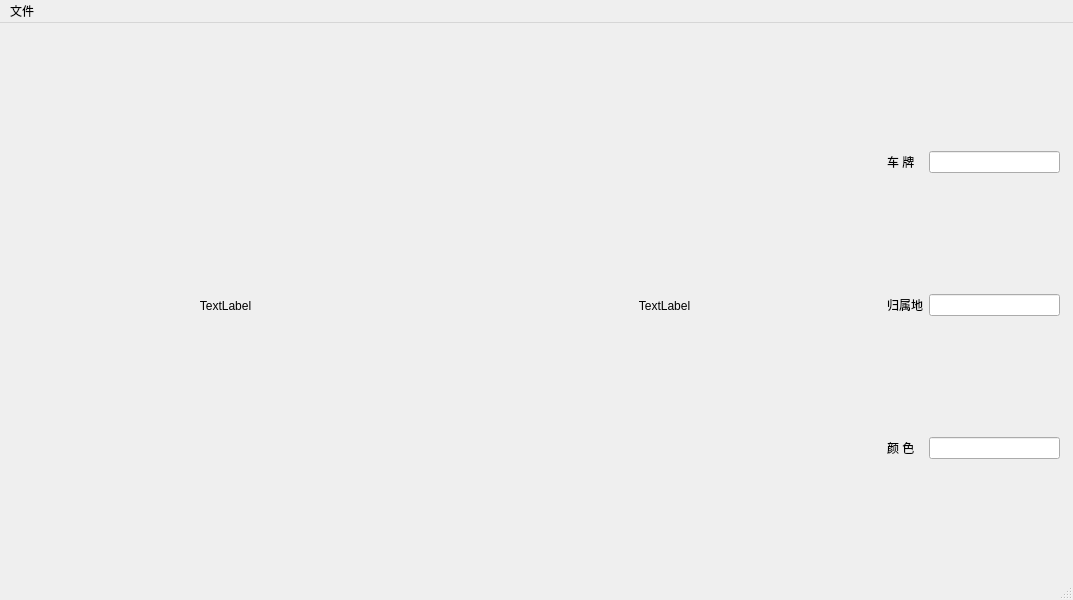
<?xml version="1.0" encoding="UTF-8"?>
<ui version="4.0">
 <class>MainWindow</class>
 <widget class="QMainWindow" name="MainWindow">
  <property name="geometry">
   <rect>
    <x>0</x>
    <y>0</y>
    <width>1073</width>
    <height>600</height>
   </rect>
  </property>
  <property name="windowTitle">
   <string>MainWindow</string>
  </property>
  <widget class="QWidget" name="centralwidget">
   <widget class="QWidget" name="">
    <property name="geometry">
     <rect>
      <x>9</x>
      <y>12</y>
      <width>1051</width>
      <height>541</height>
     </rect>
    </property>
    <layout class="QGridLayout" name="gridLayout_2" columnstretch="5,5,2" columnminimumwidth="0,0,0">
     <item row="0" column="0">
      <widget class="QLabel" name="lalbelRawImage">
       <property name="minimumSize">
        <size>
         <width>432</width>
         <height>539</height>
        </size>
       </property>
       <property name="palette">
        <palette>
         <active>
          <colorrole role="Base">
           <brush brushstyle="SolidPattern">
            <color alpha="255">
             <red>255</red>
             <green>255</green>
             <blue>255</blue>
            </color>
           </brush>
          </colorrole>
          <colorrole role="Window">
           <brush brushstyle="SolidPattern">
            <color alpha="255">
             <red>255</red>
             <green>255</green>
             <blue>255</blue>
            </color>
           </brush>
          </colorrole>
         </active>
         <inactive>
          <colorrole role="Base">
           <brush brushstyle="SolidPattern">
            <color alpha="255">
             <red>255</red>
             <green>255</green>
             <blue>255</blue>
            </color>
           </brush>
          </colorrole>
          <colorrole role="Window">
           <brush brushstyle="SolidPattern">
            <color alpha="255">
             <red>255</red>
             <green>255</green>
             <blue>255</blue>
            </color>
           </brush>
          </colorrole>
         </inactive>
         <disabled>
          <colorrole role="Base">
           <brush brushstyle="SolidPattern">
            <color alpha="255">
             <red>255</red>
             <green>255</green>
             <blue>255</blue>
            </color>
           </brush>
          </colorrole>
          <colorrole role="Window">
           <brush brushstyle="SolidPattern">
            <color alpha="255">
             <red>255</red>
             <green>255</green>
             <blue>255</blue>
            </color>
           </brush>
          </colorrole>
         </disabled>
        </palette>
       </property>
       <property name="text">
        <string>TextLabel</string>
       </property>
       <property name="alignment">
        <set>Qt::AlignCenter</set>
       </property>
      </widget>
     </item>
     <item row="0" column="2">
      <layout class="QGridLayout" name="gridLayout">
       <item row="0" column="0">
        <widget class="QLabel" name="label_3">
         <property name="text">
          <string>车 牌</string>
         </property>
        </widget>
       </item>
       <item row="0" column="1">
        <widget class="QLineEdit" name="leNumberPlate"/>
       </item>
       <item row="1" column="0">
        <widget class="QLabel" name="label_4">
         <property name="text">
          <string>归属地</string>
         </property>
        </widget>
       </item>
       <item row="1" column="1">
        <widget class="QLineEdit" name="leAttribution"/>
       </item>
       <item row="2" column="0">
        <widget class="QLabel" name="label_5">
         <property name="text">
          <string>颜 色</string>
         </property>
        </widget>
       </item>
       <item row="2" column="1">
        <widget class="QLineEdit" name="leColor"/>
       </item>
      </layout>
     </item>
     <item row="0" column="1">
      <widget class="QLabel" name="labelMidImage">
       <property name="minimumSize">
        <size>
         <width>432</width>
         <height>539</height>
        </size>
       </property>
       <property name="text">
        <string>TextLabel</string>
       </property>
       <property name="alignment">
        <set>Qt::AlignCenter</set>
       </property>
      </widget>
     </item>
    </layout>
   </widget>
  </widget>
  <widget class="QMenuBar" name="menubar">
   <property name="geometry">
    <rect>
     <x>0</x>
     <y>0</y>
     <width>1073</width>
     <height>23</height>
    </rect>
   </property>
   <widget class="QMenu" name="menu">
    <property name="title">
     <string>文件</string>
    </property>
    <addaction name="actionopen"/>
   </widget>
   <addaction name="menu"/>
  </widget>
  <widget class="QStatusBar" name="statusbar"/>
  <action name="actionopen">
   <property name="text">
    <string>open</string>
   </property>
  </action>
 </widget>
 <resources/>
 <connections/>
</ui>
